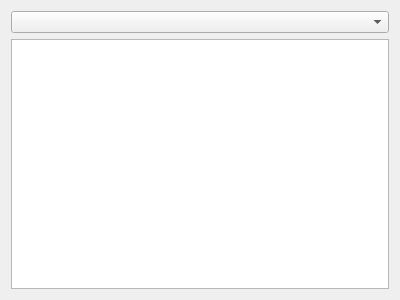
<?xml version="1.0" encoding="UTF-8"?>
<ui version="4.0">
 <class>GuidoView</class>
 <widget class="QWidget" name="GuidoView">
  <property name="geometry">
   <rect>
    <x>0</x>
    <y>0</y>
    <width>400</width>
    <height>300</height>
   </rect>
  </property>
  <property name="windowTitle">
   <string>Form</string>
  </property>
  <layout class="QVBoxLayout" name="verticalLayout">
   <item>
    <widget class="QComboBox" name="comboBox">
     <property name="enabled">
      <bool>true</bool>
     </property>
    </widget>
   </item>
   <item>
    <widget class="QGraphicsView" name="graphicsView">
     <property name="enabled">
      <bool>true</bool>
     </property>
     <property name="sizePolicy">
      <sizepolicy hsizetype="Expanding" vsizetype="Expanding">
       <horstretch>0</horstretch>
       <verstretch>0</verstretch>
      </sizepolicy>
     </property>
    </widget>
   </item>
  </layout>
 </widget>
 <resources/>
 <connections/>
</ui>
